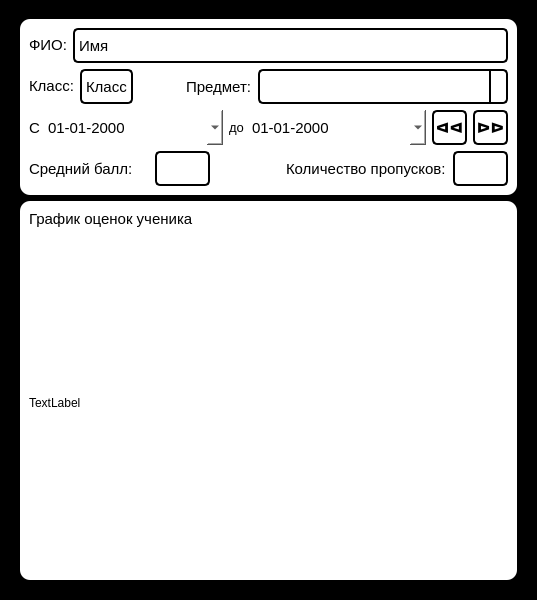
<?xml version="1.0" encoding="UTF-8"?>
<ui version="4.0">
 <class>Form</class>
 <widget class="QWidget" name="Form">
  <property name="geometry">
   <rect>
    <x>0</x>
    <y>0</y>
    <width>537</width>
    <height>600</height>
   </rect>
  </property>
  <property name="sizePolicy">
   <sizepolicy hsizetype="Fixed" vsizetype="Fixed">
    <horstretch>2</horstretch>
    <verstretch>0</verstretch>
   </sizepolicy>
  </property>
  <property name="maximumSize">
   <size>
    <width>617</width>
    <height>700</height>
   </size>
  </property>
  <property name="windowTitle">
   <string>Form</string>
  </property>
  <property name="autoFillBackground">
   <bool>false</bool>
  </property>
  <property name="styleSheet">
   <string notr="true">background-color: dodgergreen</string>
  </property>
  <layout class="QHBoxLayout" name="horizontalLayout">
   <property name="spacing">
    <number>7</number>
   </property>
   <property name="topMargin">
    <number>10</number>
   </property>
   <property name="bottomMargin">
    <number>11</number>
   </property>
   <item>
    <widget class="QWidget" name="widget" native="true">
     <layout class="QVBoxLayout" name="verticalLayout_3">
      <item>
       <widget class="QWidget" name="widget_3" native="true">
        <property name="styleSheet">
         <string notr="true">background-color: white; border-radius: 10px</string>
        </property>
        <layout class="QVBoxLayout" name="verticalLayout">
         <item>
          <layout class="QHBoxLayout" name="horizontalLayout_2">
           <item>
            <widget class="QLabel" name="label">
             <property name="sizePolicy">
              <sizepolicy hsizetype="Fixed" vsizetype="Fixed">
               <horstretch>0</horstretch>
               <verstretch>0</verstretch>
              </sizepolicy>
             </property>
             <property name="font">
              <font>
               <pointsize>11</pointsize>
              </font>
             </property>
             <property name="text">
              <string>ФИО:</string>
             </property>
            </widget>
           </item>
           <item>
            <widget class="QLabel" name="pupil_name_line">
             <property name="sizePolicy">
              <sizepolicy hsizetype="Preferred" vsizetype="Preferred">
               <horstretch>0</horstretch>
               <verstretch>0</verstretch>
              </sizepolicy>
             </property>
             <property name="minimumSize">
              <size>
               <width>0</width>
               <height>35</height>
              </size>
             </property>
             <property name="font">
              <font>
               <pointsize>11</pointsize>
              </font>
             </property>
             <property name="styleSheet">
              <string notr="true">border-radius: 5px;
background-color: white;
border: 2px solid black;
color: black;</string>
             </property>
             <property name="text">
              <string>Имя</string>
             </property>
            </widget>
           </item>
          </layout>
         </item>
         <item>
          <layout class="QHBoxLayout" name="horizontalLayout_5">
           <item>
            <layout class="QHBoxLayout" name="horizontalLayout_6">
             <property name="leftMargin">
              <number>0</number>
             </property>
             <property name="bottomMargin">
              <number>0</number>
             </property>
             <item>
              <widget class="QLabel" name="label_4">
               <property name="sizePolicy">
                <sizepolicy hsizetype="Fixed" vsizetype="Fixed">
                 <horstretch>0</horstretch>
                 <verstretch>0</verstretch>
                </sizepolicy>
               </property>
               <property name="font">
                <font>
                 <pointsize>11</pointsize>
                </font>
               </property>
               <property name="text">
                <string>Класс:</string>
               </property>
              </widget>
             </item>
             <item>
              <widget class="QLabel" name="pupil_class">
               <property name="minimumSize">
                <size>
                 <width>0</width>
                 <height>35</height>
                </size>
               </property>
               <property name="font">
                <font>
                 <pointsize>11</pointsize>
                </font>
               </property>
               <property name="styleSheet">
                <string notr="true">border-radius: 5px;
background-color: white;
border: 2px solid black;
color: black;</string>
               </property>
               <property name="text">
                <string>Класс</string>
               </property>
              </widget>
             </item>
             <item>
              <layout class="QHBoxLayout" name="horizontalLayout_3">
               <property name="rightMargin">
                <number>0</number>
               </property>
               <item>
                <widget class="QWidget" name="widget_5" native="true">
                 <property name="sizePolicy">
                  <sizepolicy hsizetype="Expanding" vsizetype="Preferred">
                   <horstretch>0</horstretch>
                   <verstretch>0</verstretch>
                  </sizepolicy>
                 </property>
                 <property name="maximumSize">
                  <size>
                   <width>500</width>
                   <height>16777215</height>
                  </size>
                 </property>
                </widget>
               </item>
               <item>
                <widget class="QLabel" name="label_9">
                 <property name="sizePolicy">
                  <sizepolicy hsizetype="Preferred" vsizetype="Preferred">
                   <horstretch>0</horstretch>
                   <verstretch>0</verstretch>
                  </sizepolicy>
                 </property>
                 <property name="font">
                  <font>
                   <pointsize>11</pointsize>
                  </font>
                 </property>
                 <property name="text">
                  <string>Предмет:</string>
                 </property>
                </widget>
               </item>
               <item>
                <widget class="QComboBox" name="objects_box">
                 <property name="sizePolicy">
                  <sizepolicy hsizetype="Expanding" vsizetype="Fixed">
                   <horstretch>0</horstretch>
                   <verstretch>0</verstretch>
                  </sizepolicy>
                 </property>
                 <property name="minimumSize">
                  <size>
                   <width>250</width>
                   <height>35</height>
                  </size>
                 </property>
                 <property name="maximumSize">
                  <size>
                   <width>350</width>
                   <height>16777215</height>
                  </size>
                 </property>
                 <property name="font">
                  <font>
                   <pointsize>11</pointsize>
                  </font>
                 </property>
                 <property name="styleSheet">
                  <string notr="true">QComboBox {
border-left: 2px solid black;
border-top: 2px solid black;
border-bottom: 2px solid black;
border-right: 2px solid black;
border-radius: 5px;
background-color: white;
color: black;
}

QComboBox::drop-down {
    subcontrol-origin: padding;
    subcontrol-position: top right;
    width: 15px;

   border-left: 2px solid black;
}

QComboBox::down-arrow {
   image: url(./static/arrow_down_1.png)
}</string>
                 </property>
                </widget>
               </item>
              </layout>
             </item>
            </layout>
           </item>
          </layout>
         </item>
         <item>
          <layout class="QHBoxLayout" name="horizontalLayout_4">
           <item>
            <widget class="QLabel" name="label_7">
             <property name="sizePolicy">
              <sizepolicy hsizetype="Maximum" vsizetype="Preferred">
               <horstretch>0</horstretch>
               <verstretch>0</verstretch>
              </sizepolicy>
             </property>
             <property name="font">
              <font>
               <pointsize>11</pointsize>
              </font>
             </property>
             <property name="text">
              <string>С</string>
             </property>
            </widget>
           </item>
           <item>
            <widget class="QDateEdit" name="start_date">
             <property name="minimumSize">
              <size>
               <width>0</width>
               <height>35</height>
              </size>
             </property>
             <property name="font">
              <font>
               <pointsize>11</pointsize>
              </font>
             </property>
             <property name="styleSheet">
              <string notr="true">QDateEdit {
border-left: 2px solid black;
border-top: 2px solid black;
border-right: 2px solid black;
border-bottom: 2px solid black;
border-radius: 5px;
background-color: white;
color: black;
font-color: black;
}

QDateEdit::drop-down {
    subcontrol-origin: padding;
    subcontrol-position: top right;
    width: 15px;
   border-left: 2px solid black;
}

QDateEdit::QCalendarWidget {
background-color: black;
}

QDateEdit::down-arrow {
   image: url(./static/arrow_down_1.png)
}r</string>
             </property>
             <property name="displayFormat">
              <string>dd-MM-yyyy</string>
             </property>
             <property name="calendarPopup">
              <bool>true</bool>
             </property>
            </widget>
           </item>
           <item>
            <widget class="QLabel" name="label_8">
             <property name="sizePolicy">
              <sizepolicy hsizetype="Maximum" vsizetype="Preferred">
               <horstretch>0</horstretch>
               <verstretch>0</verstretch>
              </sizepolicy>
             </property>
             <property name="font">
              <font>
               <pointsize>10</pointsize>
              </font>
             </property>
             <property name="text">
              <string>до</string>
             </property>
            </widget>
           </item>
           <item>
            <widget class="QDateEdit" name="finish_date">
             <property name="minimumSize">
              <size>
               <width>0</width>
               <height>35</height>
              </size>
             </property>
             <property name="font">
              <font>
               <pointsize>11</pointsize>
              </font>
             </property>
             <property name="styleSheet">
              <string notr="true">QDateEdit {
border-left: 2px solid black;
border-top: 2px solid black;
border-right: 2px solid black;
border-bottom: 2px solid black;
border-radius: 5px;
background-color: white;
color: black;
font-color: black;
}

QDateEdit::drop-down {
    subcontrol-origin: padding;
    subcontrol-position: top right;
    width: 15px;
   border-left: 2px solid black;
}

QDateEdit::QCalendarWidget {
background-color: black;
}

QDateEdit::down-arrow {
   image: url(./static/arrow_down_1.png)
}r</string>
             </property>
             <property name="displayFormat">
              <string>dd-MM-yyyy</string>
             </property>
             <property name="calendarPopup">
              <bool>true</bool>
             </property>
            </widget>
           </item>
           <item>
            <widget class="QPushButton" name="month_ago">
             <property name="minimumSize">
              <size>
               <width>0</width>
               <height>35</height>
              </size>
             </property>
             <property name="maximumSize">
              <size>
               <width>35</width>
               <height>16777215</height>
              </size>
             </property>
             <property name="font">
              <font>
               <pointsize>11</pointsize>
               <bold>true</bold>
              </font>
             </property>
             <property name="styleSheet">
              <string notr="true">QPushButton {
    border: 2px solid black;
    border-radius: 5px;
    background-color: qlineargradient(x1: 0, y1: 0, x2: 0, y2: 1,
                                      stop: 0 #f6f7fa, stop: 1 #dadbde);
}

QPushButton:pressed {
    background-color: qlineargradient(x1: 0, y1: 0, x2: 0, y2: 1,
                                      stop: 0 #dadbde, stop: 1 #f6f7fa);
}</string>
             </property>
             <property name="text">
              <string>ᐊᐊ</string>
             </property>
            </widget>
           </item>
           <item>
            <widget class="QPushButton" name="month_later">
             <property name="minimumSize">
              <size>
               <width>0</width>
               <height>35</height>
              </size>
             </property>
             <property name="maximumSize">
              <size>
               <width>35</width>
               <height>16777215</height>
              </size>
             </property>
             <property name="font">
              <font>
               <pointsize>11</pointsize>
               <bold>true</bold>
              </font>
             </property>
             <property name="styleSheet">
              <string notr="true">QPushButton {
    border: 2px solid black;
    border-radius: 5px;
    background-color: qlineargradient(x1: 0, y1: 0, x2: 0, y2: 1,
                                      stop: 0 #f6f7fa, stop: 1 #dadbde);
}

QPushButton:pressed {
    background-color: qlineargradient(x1: 0, y1: 0, x2: 0, y2: 1,
                                      stop: 0 #dadbde, stop: 1 #f6f7fa);
}</string>
             </property>
             <property name="text">
              <string>ᐅᐅ</string>
             </property>
            </widget>
           </item>
          </layout>
         </item>
         <item>
          <layout class="QHBoxLayout" name="horizontalLayout_8">
           <item>
            <widget class="QLabel" name="label_2">
             <property name="sizePolicy">
              <sizepolicy hsizetype="Fixed" vsizetype="Preferred">
               <horstretch>0</horstretch>
               <verstretch>0</verstretch>
              </sizepolicy>
             </property>
             <property name="maximumSize">
              <size>
               <width>120</width>
               <height>16777215</height>
              </size>
             </property>
             <property name="font">
              <font>
               <pointsize>11</pointsize>
              </font>
             </property>
             <property name="text">
              <string>Средний балл: </string>
             </property>
            </widget>
           </item>
           <item>
            <widget class="QLineEdit" name="average_score_line">
             <property name="enabled">
              <bool>false</bool>
             </property>
             <property name="sizePolicy">
              <sizepolicy hsizetype="Fixed" vsizetype="Preferred">
               <horstretch>0</horstretch>
               <verstretch>0</verstretch>
              </sizepolicy>
             </property>
             <property name="minimumSize">
              <size>
               <width>0</width>
               <height>35</height>
              </size>
             </property>
             <property name="maximumSize">
              <size>
               <width>55</width>
               <height>16777215</height>
              </size>
             </property>
             <property name="font">
              <font>
               <pointsize>11</pointsize>
              </font>
             </property>
             <property name="styleSheet">
              <string notr="true">border-radius: 5px;
background-color: white;
border: 2px solid black;
color: black;</string>
             </property>
            </widget>
           </item>
           <item>
            <layout class="QHBoxLayout" name="horizontalLayout_9">
             <property name="spacing">
              <number>7</number>
             </property>
             <property name="rightMargin">
              <number>0</number>
             </property>
             <item>
              <widget class="QWidget" name="widget_2" native="true"/>
             </item>
             <item>
              <widget class="QLabel" name="label_5">
               <property name="sizePolicy">
                <sizepolicy hsizetype="Fixed" vsizetype="Preferred">
                 <horstretch>0</horstretch>
                 <verstretch>0</verstretch>
                </sizepolicy>
               </property>
               <property name="font">
                <font>
                 <pointsize>11</pointsize>
                </font>
               </property>
               <property name="text">
                <string>Количество пропусков:</string>
               </property>
              </widget>
             </item>
             <item>
              <widget class="QLineEdit" name="leaves_l">
               <property name="enabled">
                <bool>false</bool>
               </property>
               <property name="sizePolicy">
                <sizepolicy hsizetype="Preferred" vsizetype="Preferred">
                 <horstretch>0</horstretch>
                 <verstretch>0</verstretch>
                </sizepolicy>
               </property>
               <property name="minimumSize">
                <size>
                 <width>55</width>
                 <height>35</height>
                </size>
               </property>
               <property name="maximumSize">
                <size>
                 <width>55</width>
                 <height>16777215</height>
                </size>
               </property>
               <property name="font">
                <font>
                 <pointsize>11</pointsize>
                </font>
               </property>
               <property name="styleSheet">
                <string notr="true">border-radius: 5px;
background-color: white;
border: 2px solid black;
color: black;</string>
               </property>
              </widget>
             </item>
            </layout>
           </item>
          </layout>
         </item>
        </layout>
       </widget>
      </item>
      <item>
       <widget class="QWidget" name="widget_4" native="true">
        <property name="styleSheet">
         <string notr="true">background-color: white; border-radius: 10px</string>
        </property>
        <layout class="QVBoxLayout" name="verticalLayout_2">
         <item>
          <widget class="QLabel" name="label_3">
           <property name="sizePolicy">
            <sizepolicy hsizetype="Preferred" vsizetype="Fixed">
             <horstretch>0</horstretch>
             <verstretch>0</verstretch>
            </sizepolicy>
           </property>
           <property name="font">
            <font>
             <pointsize>11</pointsize>
            </font>
           </property>
           <property name="text">
            <string>График оценок ученика</string>
           </property>
          </widget>
         </item>
         <item>
          <widget class="QLabel" name="graphics">
           <property name="sizePolicy">
            <sizepolicy hsizetype="Expanding" vsizetype="Expanding">
             <horstretch>0</horstretch>
             <verstretch>0</verstretch>
            </sizepolicy>
           </property>
           <property name="text">
            <string>TextLabel</string>
           </property>
          </widget>
         </item>
        </layout>
       </widget>
      </item>
     </layout>
    </widget>
   </item>
  </layout>
 </widget>
 <resources/>
 <connections/>
</ui>
